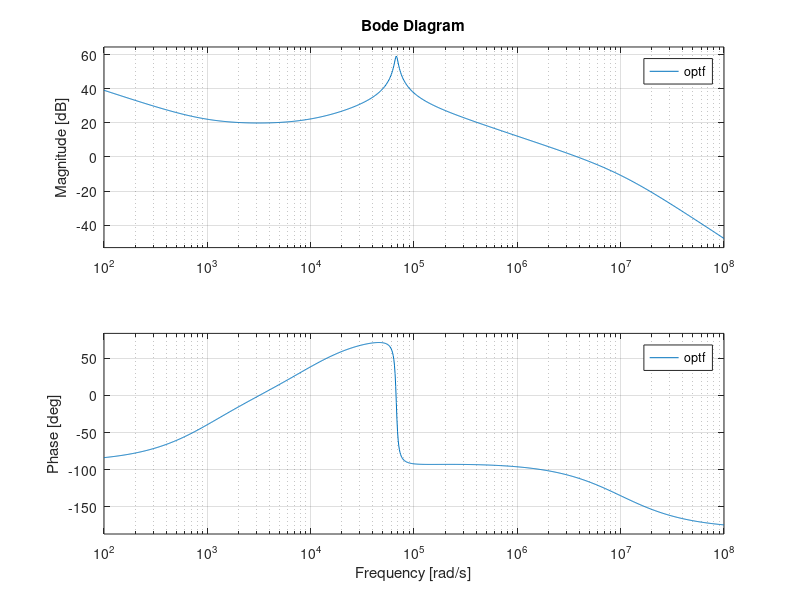
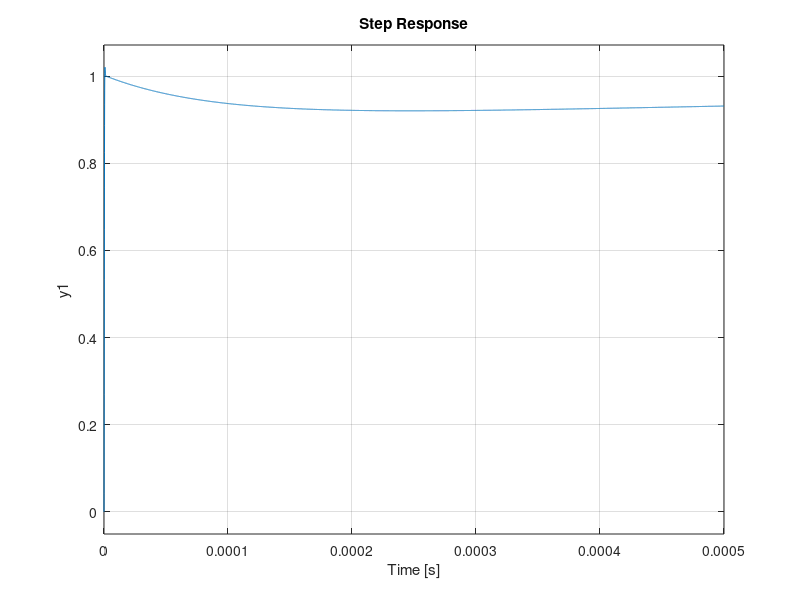

Source code (MATLAB) for these figures, in order:
s = tf('s');
L = 10e-6;
C = 22e-6;
R = 10
Vb = 9
Gvd = zpk(Vb/(L*C*s^2+(L*s/R)+1))
Gvil = zpk(s*L/(L*C*s^2+(L*s/R)+1))
C =1000*(s+1000)*(s+10000)/(s*(s+10000000))
%C = 1*(s+10)*(s+7000)/(s*(s+100000))
figure(1)
optf = series(C,Gvd)
bode(optf)
cltf = feedback(optf,1)
figure(2)
step(cltf)
